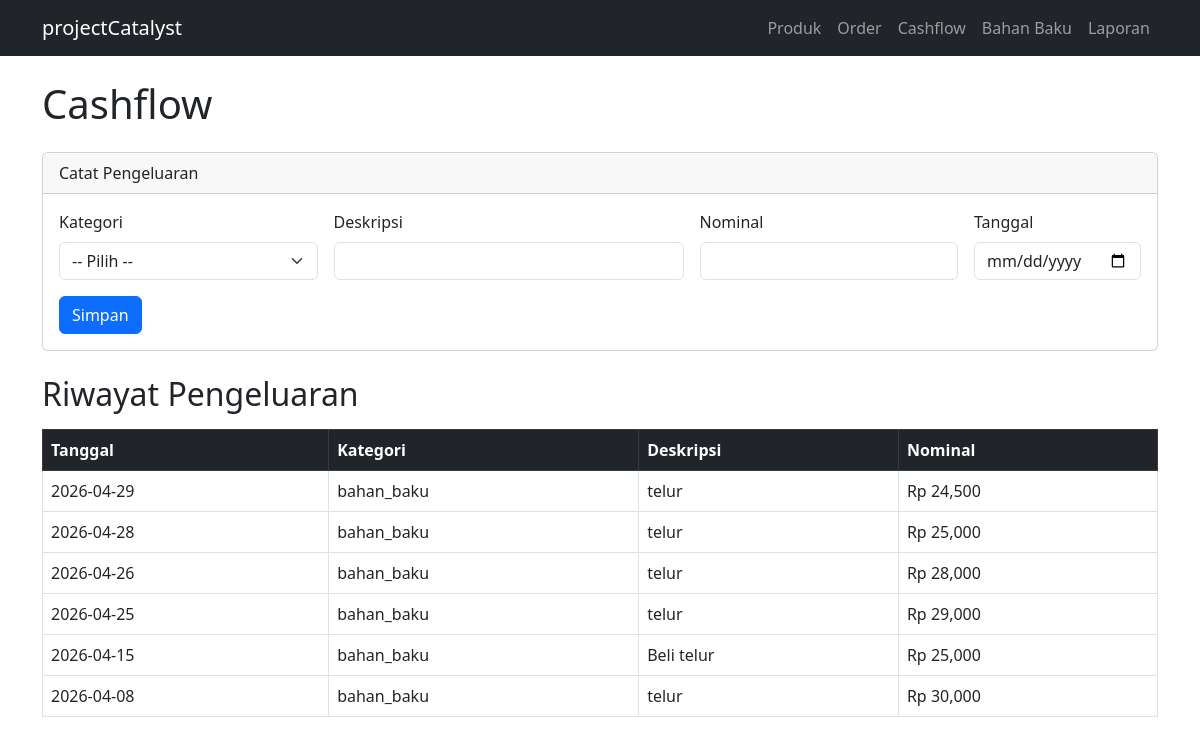
Page /cashflow on the earlier database version.
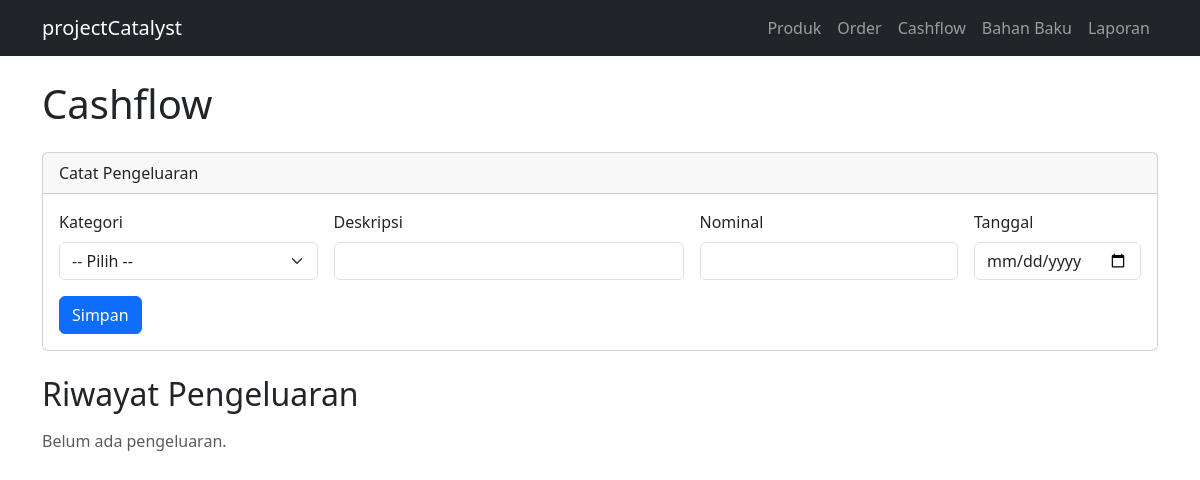
Same page on the later database version.
### tables this page shows
CREATE TABLE expenses (
    id          INTEGER PRIMARY KEY AUTOINCREMENT,
    category    TEXT NOT NULL,
    description TEXT NOT NULL,
    amount      REAL NOT NULL,
    date        TEXT NOT NULL,
    created_at  TEXT DEFAULT CURRENT_TIMESTAMP
);

### app.py (the view)
@app.route('/cashflow')
def cashflow():
    expenses = get_all_expenses()
    return render_template('cashflow.html', expenses=expenses)

### database/db.py (called while the page is built)
def get_connection():
    conn = sqlite3.connect(DB_PATH)
    conn.row_factory = sqlite3.Row
    conn.execute("PRAGMA foreign_keys = ON")
    return conn

def get_all_expenses():
    conn = get_connection()
    expenses = conn.execute(
        "SELECT * FROM expenses ORDER BY date DESC"
    ).fetchall()
    conn.close()
    return expenses

### templates/cashflow.html (shortened to what this page needs)
{% extends 'base.html' %}
{% block content %}
<h1 class="mb-4">Cashflow</h1>
<div class="card mb-4">
    <div class="card-header">Catat Pengeluaran</div>
    <div class="card-body">
        <form action="/cashflow/add" method="POST">
            <div class="row g-3">
                <div class="col-md-3">
                    <label class="form-label">Kategori</label>
                    <select name="category" class="form-select" required>
                        <option value="">-- Pilih --</option>
                    </select>
                </div>
                <div class="col-md-4">
                    <label class="form-label">Deskripsi</label>
                    <input type="text" name="description" class="form-control" required>
                </div>
                <div class="col-md-3">
                    <label class="form-label">Nominal</label>
                    <input type="number" name="amount" class="form-control" required>
                </div>
                <div class="col-md-2">
                    <label class="form-label">Tanggal</label>
                    <input type="date" name="date" class="form-control" required>
                </div>
            </div>
            <button type="submit" class="btn btn-primary mt-3">Simpan</button>
        </form>
    </div>
</div>
<h2 class="mb-3">Riwayat Pengeluaran</h2>
{% if expenses %}
<div class="table-responsive">
<table class="table table-bordered table-hover">
    <thead class="table-dark">
        <tr>
            <th>Tanggal</th>
            <th>Kategori</th>
            <th>Deskripsi</th>
            <th>Nominal</th>
        </tr>
    </thead>
    <tbody>
        {% for expense in expenses %}
        <tr>
            <td>{{ expense['date'] }}</td>
            <td>{{ expense['category'] }}</td>
            <td>{{ expense['description'] }}</td>
            <td>Rp {{ "{:,.0f}".format(expense['amount']) }}</td>
        </tr>
        {% endfor %}
    </tbody>
</table>
</div>
{% else %}
<p class="text-muted">Belum ada pengeluaran.</p>
{% endif %}
{% endblock %}

### templates/base.html (shortened to what this page needs)
<!DOCTYPE html>
<html lang="id">
<head>
    <link href="https://cdnjs.cloudflare.com/ajax/libs/bootstrap/5.3.0/css/bootstrap.min.css" rel="stylesheet">
</head>
<body>
<nav class="navbar navbar-expand-lg navbar-dark bg-dark">
    <div class="container">
        <a class="navbar-brand" href="/">projectCatalyst</a>
        <div class="collapse navbar-collapse" id="navmenu">
            <ul class="navbar-nav ms-auto">
                <li class="nav-item"><a class="nav-link" href="/products">Produk</a></li>
                <li class="nav-item"><a class="nav-link" href="/orders">Order</a></li>
                <li class="nav-item"><a class="nav-link" href="/cashflow">Cashflow</a></li>
                <li class="nav-item"><a class="nav-link" href="/ingredients">Bahan Baku</a></li>
                <li class="nav-item"><a class="nav-link" href="/reports">Laporan</a></li>
            </ul>
        </div>
    </div>
</nav>
<div class="container mt-4">
    {% block content %}{% endblock %}
</div>
</body>
</html>

Differences in the rows shown:
removed expenses: date "2026-04-29", category "bahan_baku", description "telur", amount "24,500"
removed expenses: date "2026-04-28", category "bahan_baku", description "telur", amount "25,000"
removed expenses: date "2026-04-26", category "bahan_baku", description "telur", amount "28,000"
removed expenses: date "2026-04-25", category "bahan_baku", description "telur", amount "29,000"
removed expenses: date "2026-04-15", category "bahan_baku", description "Beli telur", amount "25,000"
removed expenses: date "2026-04-08", category "bahan_baku", description "telur", amount "30,000"
Other differences:
text no longer shown: "Tanggal Kategori Deskripsi Nominal"
text now shown: "Belum ada pengeluaran."
